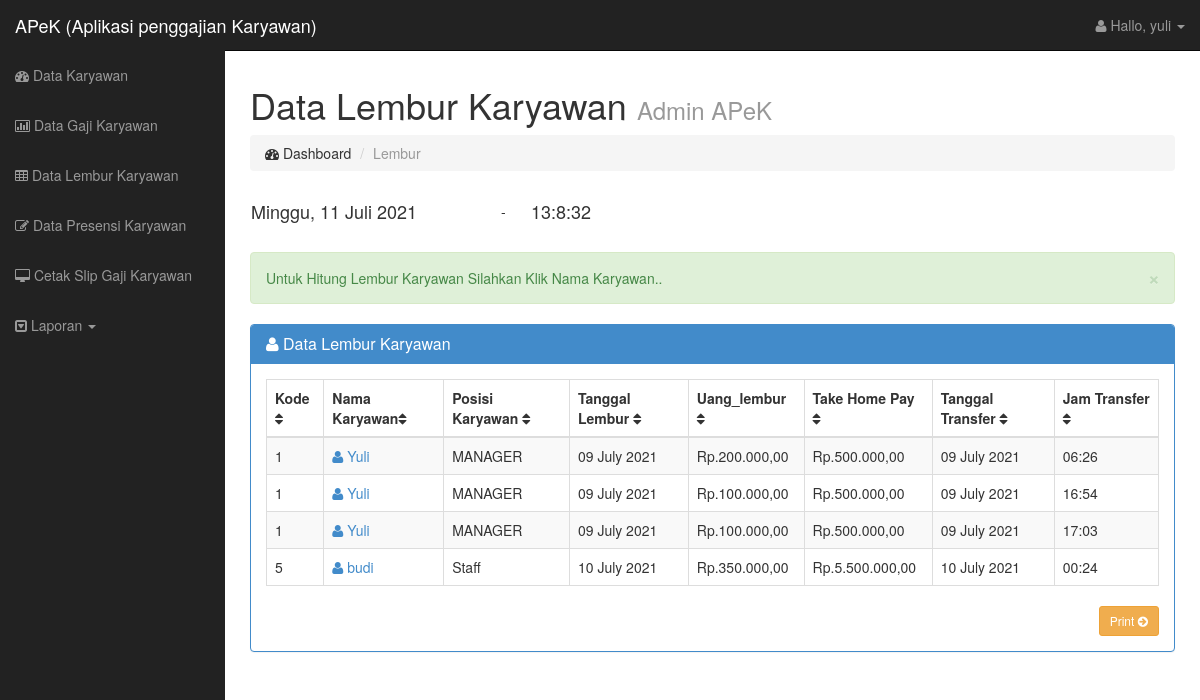
Screenshot of /users/layout.php?page=lList (signed in) with the database file from the repository.
### tables this page shows
CREATE TABLE IF NOT EXISTS `tbl_gaji` (
  `gaji_id` int NOT NULL AUTO_INCREMENT,
  `kode_kar` int DEFAULT NULL,
  `jam_lembur` date DEFAULT NULL,
  `uang_lembur` double DEFAULT NULL,
  `total_gaji` double DEFAULT NULL,
  `bulan_transfer` char(15) DEFAULT NULL,
  `tgl_transfer` date DEFAULT NULL,
  `jam_transfer` time DEFAULT NULL,
  PRIMARY KEY (`gaji_id`),
  KEY `kode_kar` (`kode_kar`),
  CONSTRAINT `FK_tbl_gaji_tbl_karyawan` FOREIGN KEY (`kode_kar`) REFERENCES `tbl_karyawan` (`kode_kar`) ON DELETE CASCADE ON UPDATE CASCADE
);

CREATE TABLE IF NOT EXISTS `tbl_karyawan` (
  `kode_kar` int NOT NULL AUTO_INCREMENT,
  `nama_kar` char(30) DEFAULT NULL,
  `alamat` char(100) DEFAULT NULL,
  `no_rek` char(30) DEFAULT NULL,
  `posisi_kar` char(50) DEFAULT NULL,
  `gajiBersih` double DEFAULT NULL,
  PRIMARY KEY (`kode_kar`)
);

### users/lemburList.php (the view)
<div class="col-lg-12">
    <h1> Data Lembur Karyawan <small>Admin APeK</small></h1>
    <ol class="breadcrumb">
        <li><i class="fa fa-dashboard"></i> Dashboard</li>
        <li class="active">Lembur</li>
    </ol>
    <table width="900">
        <tr>
            <td width="250"><div class="Tanggal"><h4><script language="JavaScript">document.write(tanggallengkap);</script></div></h4></td>
            <td align="left" width="30"> - </td>
            <td align="left" width="620"> <h4><div id="output" class="jam" ></div></h4></td>
        </tr>
    </table>
    <br />
    <div class="alert alert-success alert-dismissable">
        <button type="button" class="close" data-dismiss="alert" aria-hidden="true">&times;</button>
        Untuk Hitung Lembur Karyawan Silahkan Klik Nama Karyawan..
    </div>
</div>
<div class="col-lg-12">
    <div class="panel panel-primary">
        <div class="panel-heading">
            <h3 class="panel-title"><i class="fa fa-user"></i> Data Lembur Karyawan </h3>
        </div>
        <div class="panel-body">
            <div class="table-responsive">
            <?php
                $tampil= mysqli_query($con, "SELECT g.*, k.*
                                            FROM tbl_karyawan k
                                            Left Join tbl_gaji g on g.kode_kar = k.kode_kar
                                            where g.jam_lembur is not null");
            ?>
                <table class="table table-bordered table-hover table-striped tablesorter">
                    <thead>
                        <tr>
                            <th>Kode<i class="fa fa-sort"></i></th>
                            <th>Nama Karyawan<i class="fa fa-sort"></i></th>
                            <th>Posisi Karyawan <i class="fa fa-sort"></i></th>
                            <th>Tanggal Lembur <i class="fa fa-sort"></i></th>
                            <th>Uang_lembur <i class="fa fa-sort"></i></th>
                            <th>Take Home Pay <i class="fa fa-sort"></i></th>
                            <th>Tanggal Transfer <i class="fa fa-sort"></i></th>
                            <th>Jam Transfer <i class="fa fa-sort"></i></th>
                        </tr>
                    </thead>
                    <tbody>
                    <?php while($data=mysqli_fetch_array($tampil)) { ?>
                    <tr>
                        <td><?php echo $data['kode_kar'];?></td>
                        <td><a href="gaji.php?hal=edit&kd=<?php echo $data['kode_kar'];?>"><i class="fa fa-user"></i> <?php echo $data['nama_kar']; ?></a></td>
                        <td><?php echo $data['posisi_kar'];?></td>
                        <td><?php echo date('d F Y', strtotime($data['tgl_transfer'])) ?></td>
                        <td>Rp.<?php echo number_format($data['uang_lembur'],2,",",".");?></td>
                        <td>Rp.<?php echo number_format($data['total_gaji'],2,",",".");?></td>
                        <td><?php echo date('d F Y', strtotime($data['tgl_transfer'])) ?></td>
                        <td><?php echo date('H:i', strtotime($data['jam_transfer'])) ?></td>
                    </tr>
                    <?php } ?>
                    </tbody>
                </table>
            </div>
            <div class="text-right">
                <a href="layout.php?page=gCreate" class="btn btn-sm btn-warning">Print <i class="fa fa-arrow-circle-right"></i></a>
            </div>
        </div>
    </div>
</div>

### assets/css/sb-admin.css (style rules this page uses)
body { margin-top: 50px; }
table.tablesorter thead { cursor: pointer; }

### rows the page displays
tbl_gaji: kode_kar.kode_kar "1", kode_kar.nama_kar "Yuli", kode_kar.posisi_kar "MANAGER", tgl_transfer "09 July 2021", uang_lembur "200.000,00", total_gaji "500.000,00", jam_transfer "06:26"
tbl_gaji: kode_kar.kode_kar "1", kode_kar.nama_kar "Yuli", kode_kar.posisi_kar "MANAGER", tgl_transfer "09 July 2021", uang_lembur "100.000,00", total_gaji "500.000,00", jam_transfer "16:54"
tbl_gaji: kode_kar.kode_kar "1", kode_kar.nama_kar "Yuli", kode_kar.posisi_kar "MANAGER", tgl_transfer "09 July 2021", uang_lembur "100.000,00", total_gaji "500.000,00", jam_transfer "17:03"
tbl_gaji: kode_kar.kode_kar "5", kode_kar.nama_kar "budi", kode_kar.posisi_kar "Staff", tgl_transfer "10 July 2021", uang_lembur "350.000,00", total_gaji "5.500.000,00", jam_transfer "00:24"

### other values shown
$_SESSION['username'] "yuli"
